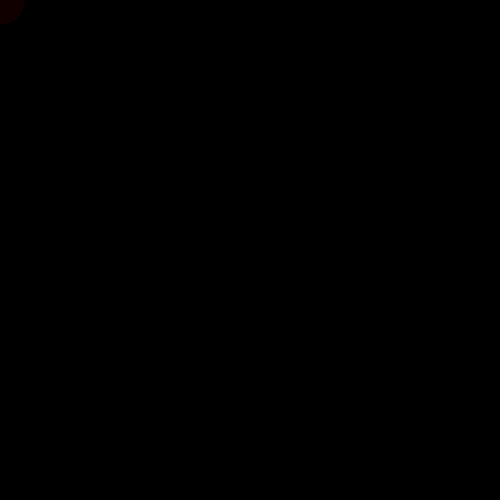
Frame 1 (no input)
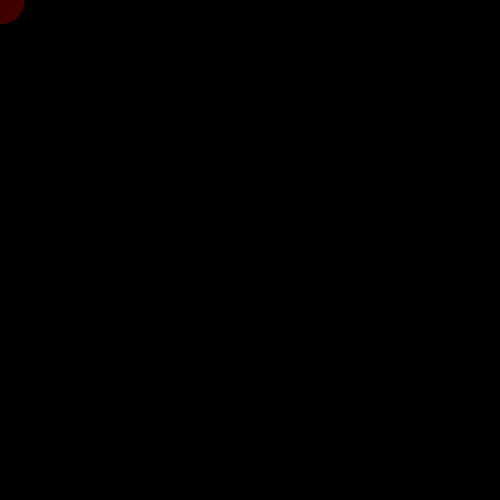
Frame 60 (the mouse pressed at the canvas centre just before this capture)
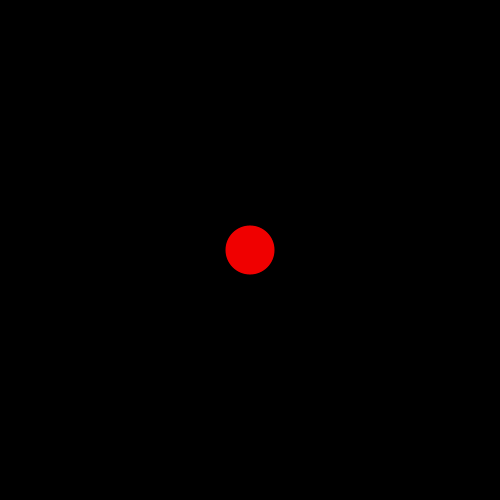
Frame 120 (the mouse held since frame 60 and released just before this capture)

The Processing sketch that drew these frames (run headless with seeded random() and noise(); from frame 60 on, the mouse is pressed at the canvas centre):

// Processing sketch: processing_136666
// ── processing_136666.pde

// Making an array 
// Played with one from Daniel Shiffmans book to get better used to arrays.
// February 27, 2014
// Arthur Siebesian
int[] xpos = new int[50];
int[] ypos = new int[50];

void setup() {
  size (500,500);
  smooth();
  frameRate(60);
  
  for(int i= 0; i < xpos. length-1; i++) {
    xpos[i] = 0;
    ypos[i] = 0;
  }
}

void draw() {
  background(0);
  
  for (int i = 0; i < xpos.length-1; i++) {
 xpos [i] = xpos[i + 1]; 
 ypos[i] = ypos[i + 1]; 
 }
 
xpos[xpos.length-1] = mouseX;
ypos[ypos.length-1] = mouseY;
 
for(int i = 0; i < xpos. length; i++) {
 noStroke(); 
 fill(random(255),0,0); 
 ellipse(xpos[i],ypos[i],i,i); 
 println("ELLIPSE4LYFE");
 } 
 }
 
 
